Frame 1 (no input): blank canvas, image omitted
Frame 60 (the mouse pressed at the canvas centre just before this capture): blank canvas, image omitted
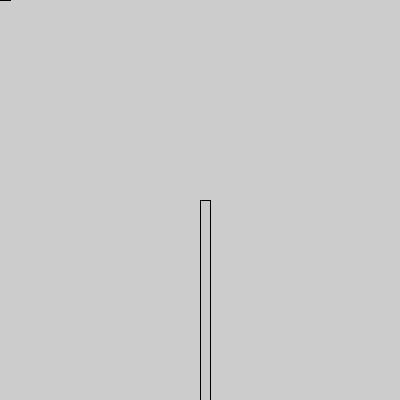
Frame 120 (the mouse held since frame 60 and released just before this capture)

The Processing sketch whose frames 1 and 60 were blank and that drew this single picture after the mouse press (run headless with seeded random() and noise(); from frame 60 on, the mouse is pressed at the canvas centre):

// Processing sketch: depth_2d_illusion
// ── depth_2d_illusion.pde


void setup()
{
size(400,400);
}
void draw()
{
  fill(mouseY);
  rect(mouseX,mouseY,10,mouseY);

}
